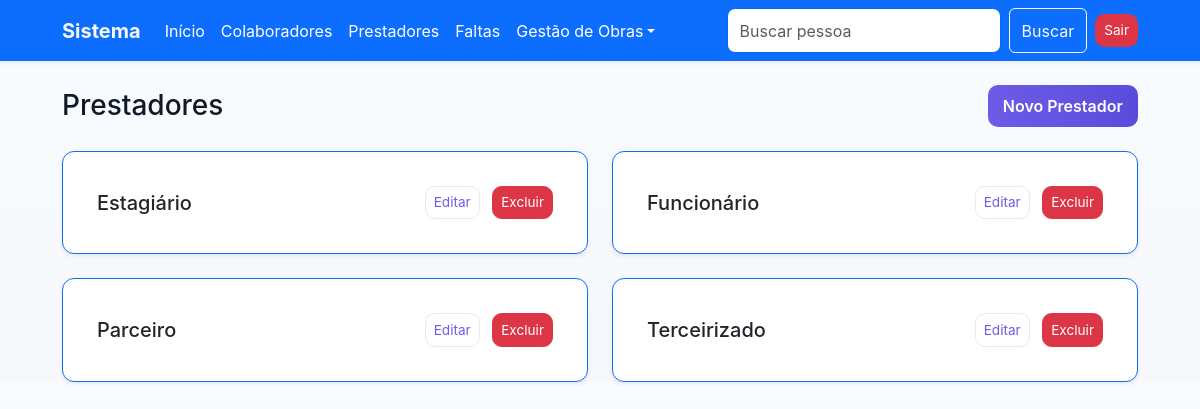
The app's page /prestadores/ (signed in) with its own data.
### cadastro/models.py (models this page shows, shortened)
class Prestador(models.Model):
    nome = models.CharField('', max_length=50)

### cadastro/views.py (the view)
# urls.py: path('prestadores/', PrestadorListView.as_view(), name='prestadores_list'),
class PrestadorListView(ListView):
    model = Prestador
    template_name = 'prestadores_list.html'
    context_object_name = 'prestadores'
    ordering = ['nome']
    def dispatch(self, request, *args, **kwargs):
        if not request.session.get('logado'):
            return redirect('usuario_login')
        return super().dispatch(request, *args, **kwargs)

### cadastro/templates/prestadores_list.html (shortened to what this page needs)
{% extends 'base.html' %}
{% block content %}
<div class="d-flex justify-content-between align-items-center mb-4">
    <h1 class="h3 mb-0">Prestadores</h1>
    <div>
        <a href="/prestadores/create/" class="btn btn-primary">Novo Prestador</a>
    </div>
</div>
{% if prestadores %}
<div class="row row-cols-1 row-cols-md-2 g-4">
    {% for item in prestadores %}
    <div class="col">
        <div class="card h-100 shadow-sm border-end border border-primary">
            <div class="card-body d-flex justify-content-between align-items-center">
                <div>
                    <h5 class="mb-0">{{ item.nome }}</h5>
                </div>
                <div>
                    <a href="{% url 'prestador_update' pk=item.id %}" class="btn btn-sm btn-outline-primary me-2">Editar</a>
                    <a href="{% url 'prestador_delete' pk=item.id %}" class="btn btn-sm btn-danger">Excluir</a>
                </div>
            </div>
        </div>
    </div>
    {% endfor %}
</div>
{% else %}
    <div class="text-center py-5">
        <h4 class="text-muted">Nenhum prestador cadastrado.</h4>
        <p class="text-muted">Use o botão "Novo Prestador" para cadastrar.</p>
    </div>
{% endif %}
{% endblock %}

### templates/static/css/style.css (style rules this page uses)
:root { --bg:#f6f8fb; --card:#ffffff; --muted:#6b7280; --accent:#6c5ce7; --accent-600:#5a4cdb; --danger:#ef4444; --glass: rgba(255,255,255,0.6); }
* { box-sizing:border-box }
body { margin:0; font-family: Inter, system-ui, -apple-system, "Segoe UI", Roboto, "Helvetica Neue", Arial, sans-serif; background: linear-gradient(180deg, #f8fbff 0%, var(--bg) 100%); color:#111827; -webkit-font-smoothing:antialiased; -moz-osx-font-smoothing:grayscale; }
.card { background:var(--card); border:0; border-radius:12px; padding:18px; }
.card.shadow-sm { box-shadow:0 6px 20px rgba(17,24,39,0.06) }
.btn-primary { background:linear-gradient(90deg,var(--accent),var(--accent-600)); border:0; color:#fff; padding:.55rem .95rem; font-weight:600; border-radius:10px; transition:transform .18s ease, box-shadow .18s ease; }
.btn-outline-primary { border:1px solid rgba(108,92,231,.15);color:var(--accent) }
.btn-sm { padding:.35rem .5rem;border-radius:.6rem;font-size:.85rem }

### records on screen
Prestador: nome "Estagiário"
Prestador: nome "Funcionário"
Prestador: nome "Parceiro"
Prestador: nome "Terceirizado"
